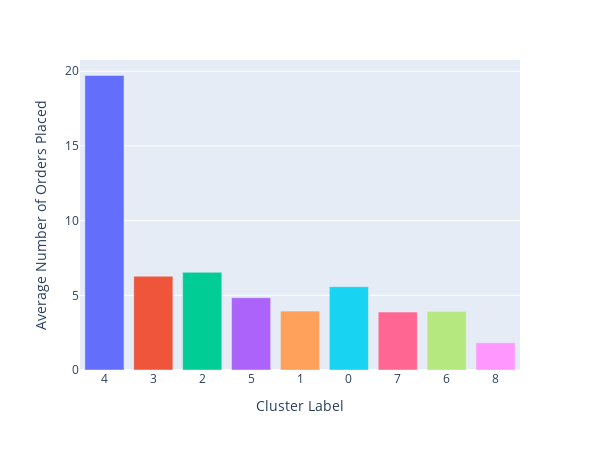

Notebook code cell kept with this figure:
### Code cell
# Barchart
counts = np.array([cluster_mean_orders[n] for n in bins]) / 2 # orders per year
# same order of bins as previous histogram will be used for comparison
fig = px.bar(x=bins, y=counts, labels={'x':'Cluster Label', 'y':'Average Number of Orders Placed'}, width = 600, height=450,color = px.colors.qualitative.Plotly[:9])
fig.update_layout(xaxis = dict(tickmode = 'array',
                               showticklabels =  True,
                               type = 'category'
                               ),
                  showlegend=False
                 )
fig.show()

### Figure 1 — Plotly figure (JSON) as saved in the notebook; plotly's stock layout.template omitted (floating-point values rounded to 4 significant figures)
{"data": [{"alignmentgroup": "True", "hovertemplate": "color=#636EFA<br>Cluster Label=%{x}<br>Average Number of Orders Placed=%{y}<extra></extra>", "legendgroup": "#636EFA", "marker": {"color": "#636efa", "pattern": {"shape": ""}}, "name": "#636EFA", "offsetgroup": "#636EFA", "orientation": "v", "showlegend": true, "textposition": "auto", "type": "bar", "x": [4], "xaxis": "x", "y": [19.72], "yaxis": "y"}, {"alignmentgroup": "True", "hovertemplate": "color=#EF553B<br>Cluster Label=%{x}<br>Average Number of Orders Placed=%{y}<extra></extra>", "legendgroup": "#EF553B", "marker": {"color": "#EF553B", "pattern": {"shape": ""}}, "name": "#EF553B", "offsetgroup": "#EF553B", "orientation": "v", "showlegend": true, "textposition": "auto", "type": "bar", "x": [3], "xaxis": "x", "y": [6.279], "yaxis": "y"}, {"alignmentgroup": "True", "hovertemplate": "color=#00CC96<br>Cluster Label=%{x}<br>Average Number of Orders Placed=%{y}<extra></extra>", "legendgroup": "#00CC96", "marker": {"color": "#00cc96", "pattern": {"shape": ""}}, "name": "#00CC96", "offsetgroup": "#00CC96", "orientation": "v", "showlegend": true, "textposition": "auto", "type": "bar", "x": [2], "xaxis": "x", "y": [6.541], "yaxis": "y"}, {"alignmentgroup": "True", "hovertemplate": "color=#AB63FA<br>Cluster Label=%{x}<br>Average Number of Orders Placed=%{y}<extra></extra>", "legendgroup": "#AB63FA", "marker": {"color": "#ab63fa", "pattern": {"shape": ""}}, "name": "#AB63FA", "offsetgroup": "#AB63FA", "orientation": "v", "showlegend": true, "textposition": "auto", "type": "bar", "x": [5], "xaxis": "x", "y": [4.838], "yaxis": "y"}, {"alignmentgroup": "True", "hovertemplate": "color=#FFA15A<br>Cluster Label=%{x}<br>Average Number of Orders Placed=%{y}<extra></extra>", "legendgroup": "#FFA15A", "marker": {"color": "#FFA15A", "pattern": {"shape": ""}}, "name": "#FFA15A", "offsetgroup": "#FFA15A", "orientation": "v", "showlegend": true, "textposition": "auto", "type": "bar", "x": [1], "xaxis": "x", "y": [3.943], "yaxis": "y"}, {"alignmentgroup": "True", "hovertemplate": "color=#19D3F3<br>Cluster Label=%{x}<br>Average Number of Orders Placed=%{y}<extra></extra>", "legendgroup": "#19D3F3", "marker": {"color": "#19d3f3", "pattern": {"shape": ""}}, "name": "#19D3F3", "offsetgroup": "#19D3F3", "orientation": "v", "showlegend": true, "textposition": "auto", "type": "bar", "x": [0], "xaxis": "x", "y": [5.578], "yaxis": "y"}, {"alignmentgroup": "True", "hovertemplate": "color=#FF6692<br>Cluster Label=%{x}<br>Average Number of Orders Placed=%{y}<extra></extra>", "legendgroup": "#FF6692", "marker": {"color": "#FF6692", "pattern": {"shape": ""}}, "name": "#FF6692", "offsetgroup": "#FF6692", "orientation": "v", "showlegend": true, "textposition": "auto", "type": "bar", "x": [7], "xaxis": "x", "y": [3.878], "yaxis": "y"}, {"alignmentgroup": "True", "hovertemplate": "color=#B6E880<br>Cluster Label=%{x}<br>Average Number of Orders Placed=%{y}<extra></extra>", "legendgroup": "#B6E880", "marker": {"color": "#B6E880", "pattern": {"shape": ""}}, "name": "#B6E880", "offsetgroup": "#B6E880", "orientation": "v", "showlegend": true, "textposition": "auto", "type": "bar", "x": [6], "xaxis": "x", "y": [3.914], "yaxis": "y"}, {"alignmentgroup": "True", "hovertemplate": "color=#FF97FF<br>Cluster Label=%{x}<br>Average Number of Orders Placed=%{y}<extra></extra>", "legendgroup": "#FF97FF", "marker": {"color": "#FF97FF", "pattern": {"shape": ""}}, "name": "#FF97FF", "offsetgroup": "#FF97FF", "orientation": "v", "showlegend": true, "textposition": "auto", "type": "bar", "x": [8], "xaxis": "x", "y": [1.819], "yaxis": "y"}], "layout": {"barmode": "relative", "height": 450, "legend": {"title": {"text": "color"}, "tracegroupgap": 0}, "margin": {"t": 60}, "showlegend": false, "width": 600, "xaxis": {"anchor": "y", "autorange": true, "domain": [0, 1], "range": [-0.5, 8.5], "showticklabels": true, "tickmode": "array", "title": {"text": "Cluster Label"}, "type": "category"}, "yaxis": {"anchor": "x", "autorange": true, "domain": [0, 1], "range": [0, 20.75], "title": {"text": "Average Number of Orders Placed"}, "type": "linear"}}}
